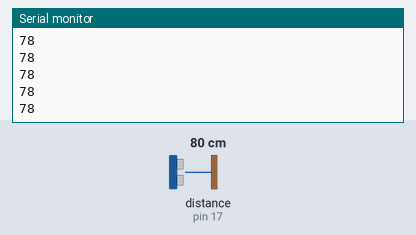
Simulated run of this sketch. Board: Arduino Uno, built with avr-gcc and run on an emulated ATmega328P. Shown: the last lines printed to the serial monitor. Wiring (inferred from the names in the program): ultrasonic range finder: trigger pin 14; echo pin 17. Inputs (shaded band) come from the test bench; at power-on: distance to the obstacle (sensor on pin 17) 80 cm. The echo pulse lasts 58.3 µs per cm.

Above: at 1.2 s.
1.3 s: distance to the obstacle (sensor on pin 17) set to 2 cm
At 2.2 s:
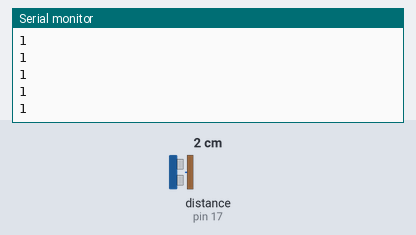
2.8 s: distance to the obstacle (sensor on pin 17) set to 4 cm
At 3.3 s:
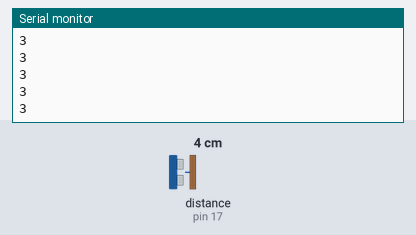
Timing chart, 0 to 5.8 s (numbered marks = the images above; inputs shaded):
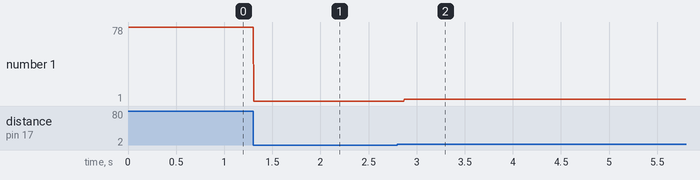

Measured:
- after the input at 1.3 s, the serial monitor: prints a new line at once (image 1)
- after the input at 2.8 s, the serial monitor: prints a new line after 0.07 s (image 2)
- plotted number 1: 78 → 1 after the input at 1.3 s, 1 → 3 after the input at 2.8 s

The sketch:

Merjenje_razdalje_z_ultrazvocnim_merilnikom.ino
```cpp
const int trigPin = 14;
const int echoPin = 17;

// Definiramo spremenljivke.
long duration;
int distance;

void setup() {
pinMode(trigPin, OUTPUT); // Nastavimo trigPin kot Output (izhod).
pinMode(echoPin, INPUT); // Nastavimo echoPin kot Input (vhod).
Serial.begin(9600); // Prične s komunikacijo.
}
void loop() {
// Pripravi trigPin.
digitalWrite(trigPin, LOW);
delayMicroseconds(2);
// Nastavi trigPin na logično 'enko' za 5 mikro sekund.
digitalWrite(trigPin, HIGH);
delayMicroseconds(5);
digitalWrite(trigPin, LOW);
// Odčita echoPin , vrne čas potovanja zvočnega signala (v mikrosekundah).
duration = pulseIn(echoPin, HIGH);
// Izračun prepotovane razdalje.
distance= duration*0.034/2;
// Izpiše razdaljo na uporabniškem vmesniku.
Serial.println(distance);
}
```
